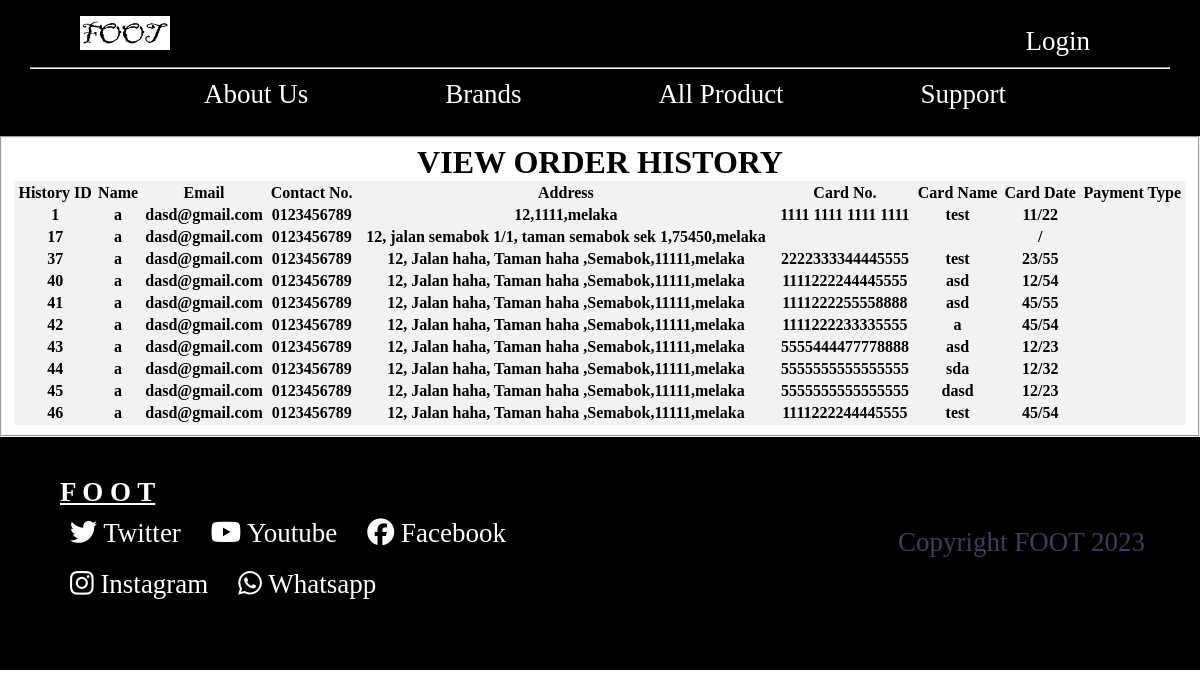
The page /more_history.php?user_id=2 on the database as committed earlier.
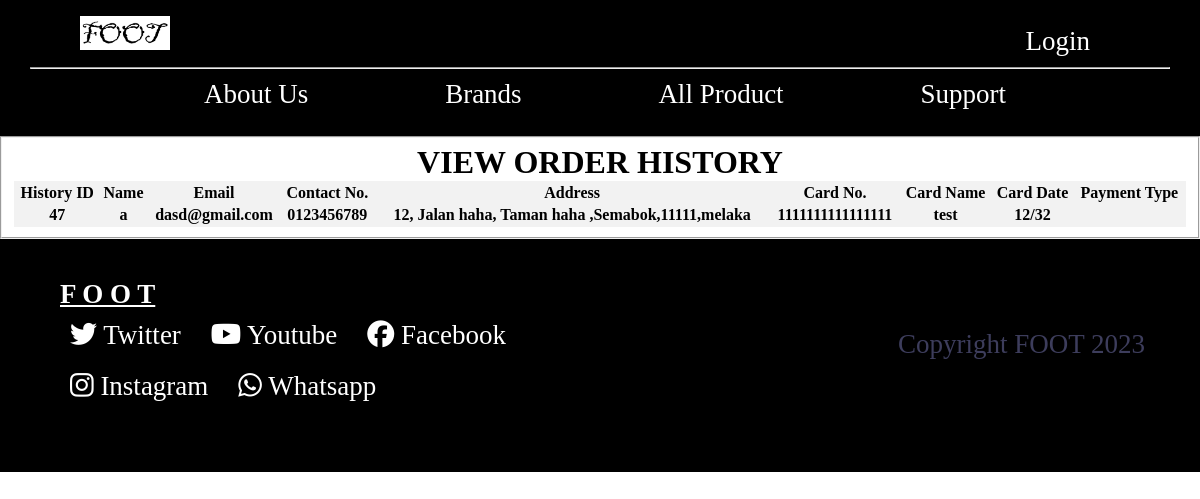
The same page on the database as committed later.
### tables this page shows
CREATE TABLE `payment` (
  `his_id` int(11) NOT NULL,
  `his_name` varchar(50) NOT NULL,
  `his_email` varchar(30) NOT NULL,
  `his_pn` varchar(30) NOT NULL,
  `his_address` varchar(80) NOT NULL,
  `his_state` varchar(20) NOT NULL,
  `his_code` varchar(20) NOT NULL,
  `his_cardnum` varchar(30) NOT NULL,
  `his_cardname` varchar(30) NOT NULL,
  `his_cardmonth` varchar(10) NOT NULL,
  `his_cardyear` varchar(10) NOT NULL,
  `his_securecode` varchar(20) NOT NULL,
  `user_id` int(11) NOT NULL,
  `her_id` int(11) NOT NULL
);

### more_history.php (the view, shortened to what this page needs)
<?php
    include 'conn.php';
    include 'header.php';
?>
<!DOCTYPE html>
<html lang="en">
<head>
</head>
<body>
<fieldset>
    <div class=".table_center">
    <h1>VIEW ORDER HISTORY</h1>
    <div class=".table_center">
    <table class="table" >
		<thead>
			<th>History ID</th>
			<th>Name</th>
			<th>Email</th>
			<th>Contact No.</th>
			<th>Address</th>
            <th>Card No.</th>
            <th>Card Name</th>
            <th>Card Date</th>
            <th>Payment Type</th>
		</thead>
        <tbody>
            <?php
            $id =$_GET['user_id'];
            $sql = "SELECT * FROM payment where user_id = '$id'";
            $result = mysqli_query($conn, $sql);
            if (mysqli_num_rows($result) > 0) {
                while($row = mysqli_fetch_assoc($result))
                {
                    $his_id = $row["his_id"];
                    $his_name = $row["his_name"];
                    $his_email = $row["his_email"];
                    $his_pn = $row["his_pn"];
                    $his_address = $row["his_address"];
                    $his_state = $row["his_state"];
                    $his_code = $row["his_code"];
                    $his_cardnum = $row["his_cardnum"];
                    $his_cardname = $row["his_cardname"];
                    $his_cardmonth = $row["his_cardmonth"];
                    $his_cardyear = $row["his_cardyear"];
                    $his_ewallet = $row["his_ewallet"];
                    ?>
                    <tr>
                        <th><?php echo $his_id; ?></th>
                        <th><?php echo $his_name; ?></th>
                        <th><?php echo $his_email; ?></th>
                        <th><?php echo $his_pn; ?></th>
                        <th><?php echo $his_address; ?>,<?php echo $his_code; ?>,<?php echo $his_state; ?></th>
                        <th><?php echo $his_cardnum; ?></th>
                        <th><?php echo $his_cardname; ?></th>
                        <th><?php echo $his_cardmonth; ?>/<?php echo $his_cardyear;?></th>
                        <th><?php echo $his_ewallet; ?></th>
                    </tr>
                </tbody>
                <?php
                }
            } else {
                echo "0 results";
            }
?>
</table>
        </div>
        </fieldset>
</body>
</html>
<?php
    include 'footer.php';
?>

Rows that differ between the two databases and show on the page:
removed payment: his_id "1", his_name "a", his_email "dasd@gmail.com", his_pn "0123456789", his_address "12", his_code "1111", his_state "melaka", his_cardnum "1111 1111 1111 1111", his_cardname "test", his_cardmonth "11", his_cardyear "22"
removed payment: his_id "17", his_name "a", his_email "dasd@gmail.com", his_pn "0123456789", his_address "12, jalan semabok 1/1, taman semabok sek 1", his_code "75450", his_state "melaka"
removed payment: his_id "37", his_name "a", his_email "dasd@gmail.com", his_pn "0123456789", his_address "12, Jalan haha, Taman haha ,Semabok", his_code "11111", his_state "melaka", his_cardnum "2222333344445555", his_cardname "test", his_cardmonth "23", his_cardyear "55"
removed payment: his_id "40", his_name "a", his_email "dasd@gmail.com", his_pn "0123456789", his_address "12, Jalan haha, Taman haha ,Semabok", his_code "11111", his_state "melaka", his_cardnum "1111222244445555", his_cardname "asd", his_cardmonth "12", his_cardyear "54"
removed payment: his_id "41", his_name "a", his_email "dasd@gmail.com", his_pn "0123456789", his_address "12, Jalan haha, Taman haha ,Semabok", his_code "11111", his_state "melaka", his_cardnum "1111222255558888", his_cardname "asd", his_cardmonth "45", his_cardyear "55"
removed payment: his_id "42", his_name "a", his_email "dasd@gmail.com", his_pn "0123456789", his_address "12, Jalan haha, Taman haha ,Semabok", his_code "11111", his_state "melaka", his_cardnum "1111222233335555", his_cardname "a", his_cardmonth "45", his_cardyear "54"
removed payment: his_id "43", his_name "a", his_email "dasd@gmail.com", his_pn "0123456789", his_address "12, Jalan haha, Taman haha ,Semabok", his_code "11111", his_state "melaka", his_cardnum "5555444477778888", his_cardname "asd", his_cardmonth "12", his_cardyear "23"
removed payment: his_id "44", his_name "a", his_email "dasd@gmail.com", his_pn "0123456789", his_address "12, Jalan haha, Taman haha ,Semabok", his_code "11111", his_state "melaka", his_cardnum "5555555555555555", his_cardname "sda", his_cardmonth "12", his_cardyear "32"
removed payment: his_id "45", his_name "a", his_email "dasd@gmail.com", his_pn "0123456789", his_address "12, Jalan haha, Taman haha ,Semabok", his_code "11111", his_state "melaka", his_cardnum "5555555555555555", his_cardname "dasd", his_cardmonth "12", his_cardyear "23"
removed payment: his_id "46", his_name "a", his_email "dasd@gmail.com", his_pn "0123456789", his_address "12, Jalan haha, Taman haha ,Semabok", his_code "11111", his_state "melaka", his_cardnum "1111222244445555", his_cardname "test", his_cardmonth "45", his_cardyear "54"
added payment: his_id "47", his_name "a", his_email "dasd@gmail.com", his_pn "0123456789", his_address "12, Jalan haha, Taman haha ,Semabok", his_code "11111", his_state "melaka", his_cardnum "1111111111111111", his_cardname "test", his_cardmonth "12", his_cardyear "32"
